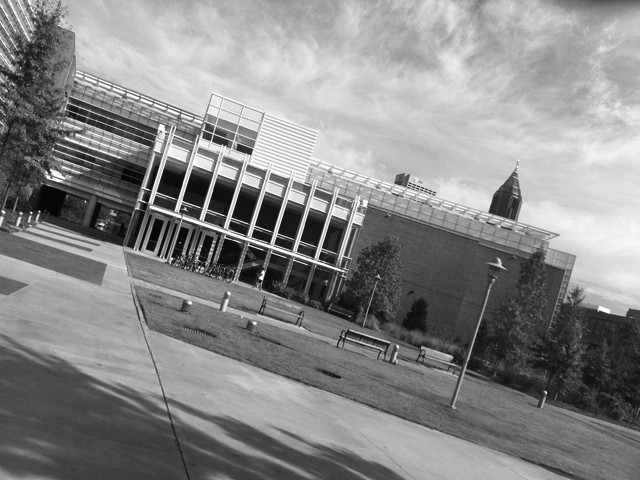
#> input picture Assignment_2/simB.jpg, 640 x 480 px
$ jupyter execute Sift.ipynb   (shell and % lines are left out)
#> lines starting #> are read from the running program, lines starting #| are printed output that depends on the picture
[cell 1]
import cv2
import matplotlib.pyplot as plt

[cell 2]
img1 = cv2.imread('simB.jpg')
#> img1 is the input picture: shape (480, 640, 3); min 0, max 255, mean 136
img2 = cv2.imread('simA.jpg')
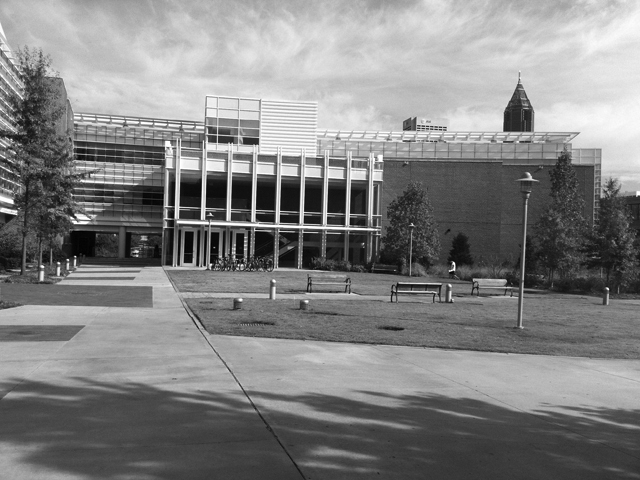
#> input picture Assignment_2/simA.jpg, 640 x 480 px
#> img2 is the input picture: shape (480, 640, 3); min 0, max 255, mean 130.6
img1 = cv2.cvtColor(img1, cv2.COLOR_BGR2GRAY)
#> img1: shape (480, 640)
img2 = cv2.cvtColor(img2, cv2.COLOR_BGR2GRAY)
#> img2: shape (480, 640)

[cell 3]
sift = cv2.SIFT_create()
keypoints_1, descriptors_1 = sift.detectAndCompute(img1,None)
#> keypoints_1 = 1498 keypoints; strongest (x, y, size): (263, 272, 2.6), (3, 212, 2.1), (185, 209, 1.8), (48, 177, 2.5)
keypoints_2, descriptors_2 = sift.detectAndCompute(img2,None)
#> keypoints_2 = 1451 keypoints; strongest (x, y, size): (454, 263, 2), (42, 266, 2.1), (211, 214, 1.9), (454, 269, 1.9)

Match the features

[cell 4]
bf = cv2.BFMatcher(cv2.NORM_L1, crossCheck=True)
matches = bf.match(descriptors_1,descriptors_2)
#> matches = 875 matches
matches = sorted(matches, key = lambda x:x.distance)
img3 = cv2.drawMatches(img1, keypoints_1, img2, keypoints_2, matches[:30], img2, flags=2)
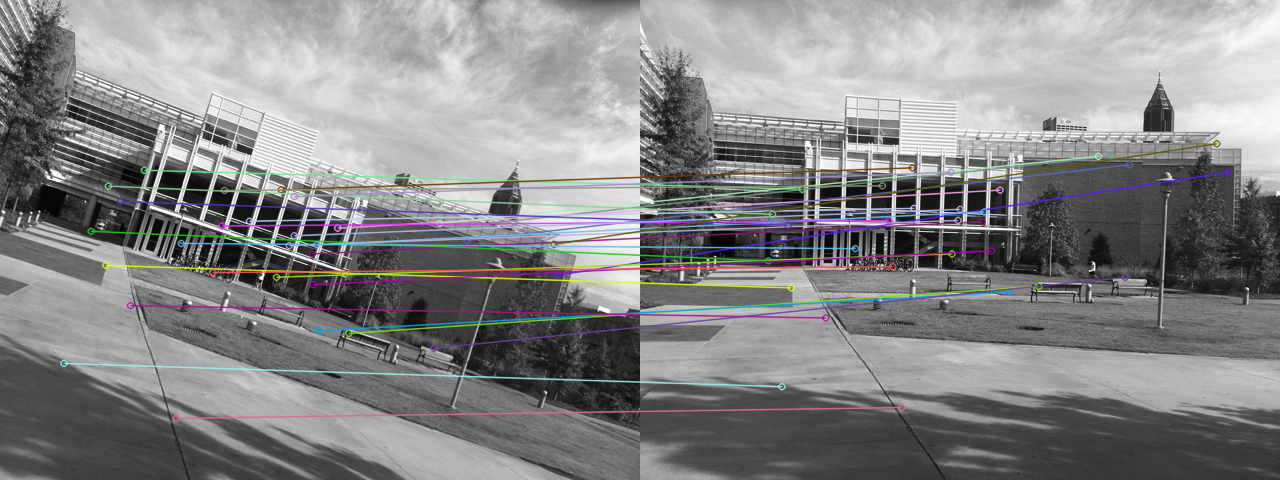
#> img3: shape (480, 1280, 3); mean of channels 0, 1, 2 135, 134.4, 134.5; drawn as B, G, R
plt.imshow(img3),plt.show()
